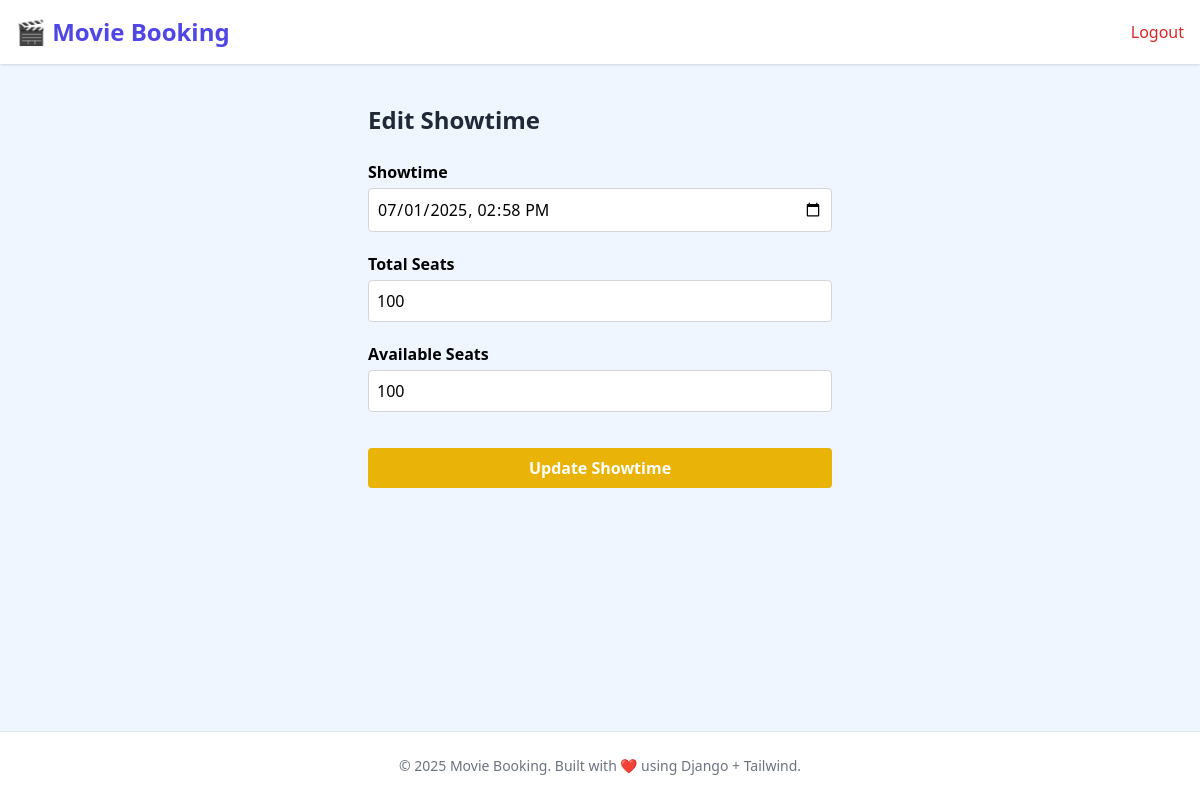
Before: /showtimes/edit/4/ (signed in) with the older database file.
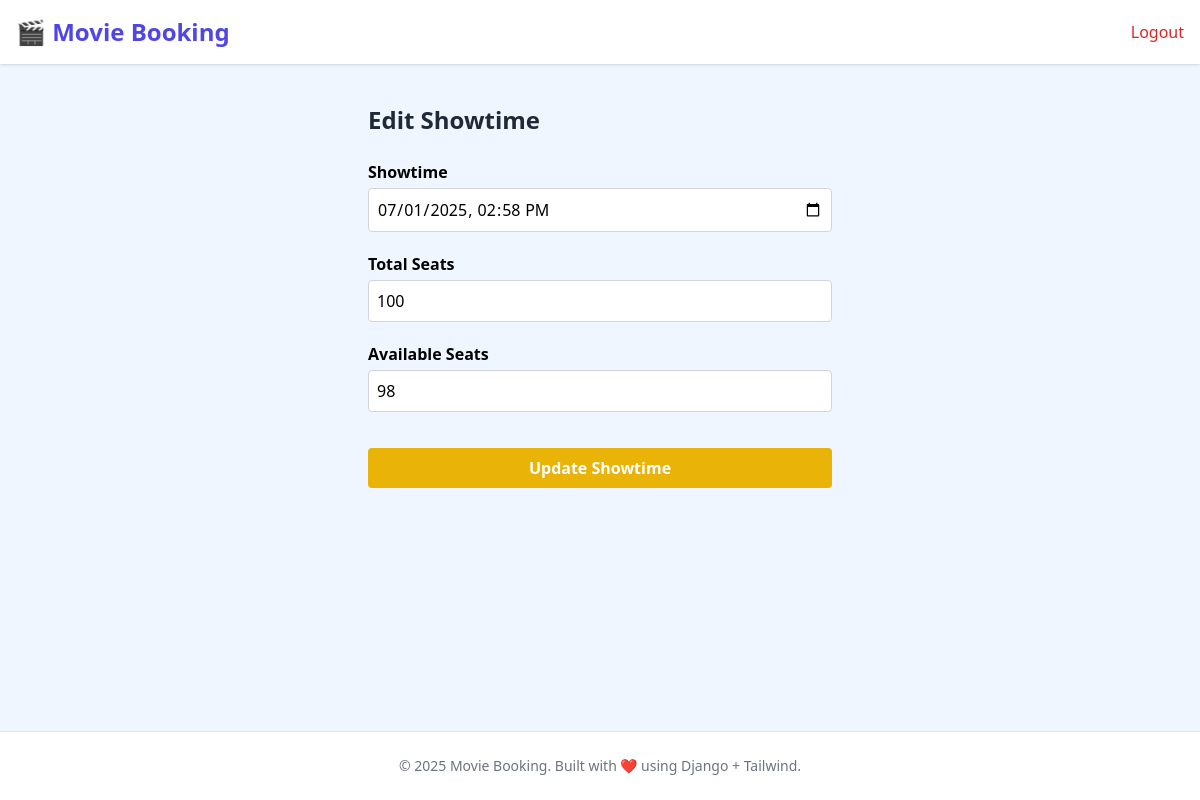
After: the same page with the newer database file.
### booking/models.py (models this page shows, shortened)
class Showtime(models.Model):
    movie = models.ForeignKey(Movie, on_delete=models.CASCADE)
    time = models.DateTimeField()
    total_seats = models.IntegerField(default=100)
    available_seats = models.IntegerField(default=100)

### booking/views.py (the view, shortened to what this page needs)
# urls.py: path('showtimes/edit/<int:pk>/', views.showtime_edit, name='edit-showtime'),
def showtime_edit(request, pk):
    showtime = Showtime.objects.get(pk=pk)
    return render(request, 'movies/showtimeedit.html', {'showtime': showtime})

### booking/templates/movies/showtimeedit.html (shortened to what this page needs)
<!DOCTYPE html>
<html lang="en">
<head>
  <script src="https://cdn.tailwindcss.com"></script>
</head>
<body class="bg-blue-50 min-h-screen flex flex-col">
  <header class="bg-white shadow p-4 flex justify-between items-center">
    <a href="/" class="text-2xl font-bold text-indigo-600">🎬 Movie Booking</a>
    <nav class="flex items-center space-x-4">
      {% if request.user.is_authenticated %}
      <form action="{% url 'logout' %}" method="POST" class="inline">
        <button type="submit" class="text-red-600 hover:text-red-800 font-medium">Logout</button>
      </form>
      {% else %}
      <a href="/register" class="text-gray-700 hover:text-indigo-600 font-medium">Register</a>
      <a href="/login" class="text-gray-700 hover:text-indigo-600 font-medium">Login</a>
      {% endif %}
    </nav>
  </header>
  <main class="flex-grow container mx-auto px-6 py-10 max-w-lg">
    <h2 class="text-2xl font-bold mb-6 text-gray-800">Edit Showtime</h2>
    <form method="post" action="{% url 'edit-showtime' showtime.id %}" class="space-y-5">
      <div>
        <label for="time" class="block font-semibold mb-1">Showtime</label>
        <input type="datetime-local" id="time" name="time"
          value="{{ showtime.time|date:'Y-m-d\\TH:i' }}" required
          class="w-full p-2 border border-gray-300 rounded" />
      </div>
      <div>
        <label for="total_seats" class="block font-semibold mb-1">Total Seats</label>
        <input type="number" id="total_seats" name="total_seats" value="{{ showtime.total_seats }}" min="1" required
          class="w-full p-2 border border-gray-300 rounded" />
      </div>
      <div>
        <label for="available_seats" class="block font-semibold mb-1">Available Seats</label>
        <input type="number" id="available_seats" name="available_seats" value="{{ showtime.available_seats }}" min="0" required
          class="w-full p-2 border border-gray-300 rounded" />
      </div>
      <div class="pt-4">
        <button type="submit"
          class="w-full bg-yellow-500 hover:bg-yellow-600 text-white font-bold py-2 rounded transition duration-200">
          Update Showtime
        </button>
      </div>
    </form>
  </main>
  <footer class="bg-white text-center py-6 text-sm text-gray-500 border-t mt-auto">
    © 2025 Movie Booking. Built with ❤️ using Django + Tailwind.
  </footer>
</body>
</html>

Changed rows visible on the page:
changed Showtime: available_seats "100" → "98"
